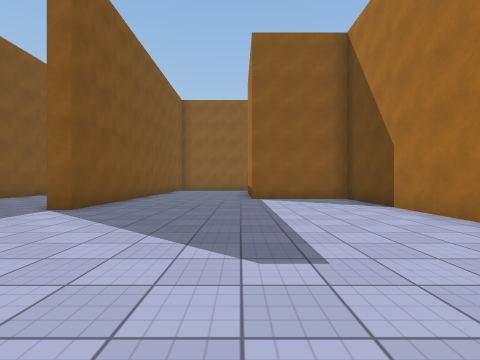
view 1 (above)

17 first-person views from a walk through a scene from a Unity 3-D project. The camera is 1.2 m above the floor, looks level and sees 85° across. The floor is counted in squares, 2 m on a side. Each view is taken from the middle of a square. On the plan, view 1 faces up. The plan holds only what a view shows up to about 9 squares ahead; the rest is blank. The place goes on beyond the plan. The player is left out. Surface patterns are stand-ins for the level's own textures.

view 2
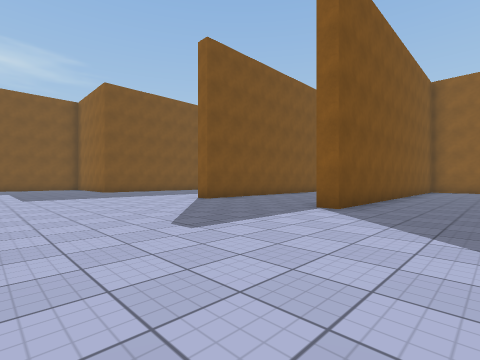

view 3
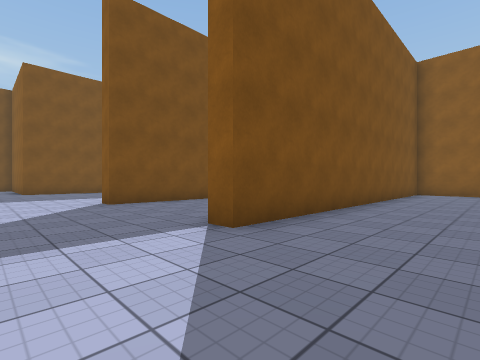

view 4
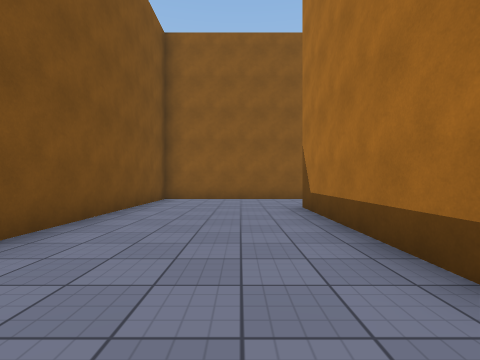

view 5
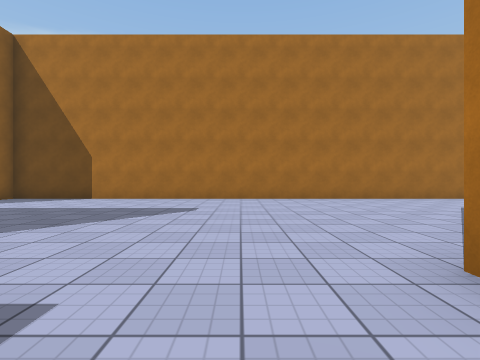

view 6
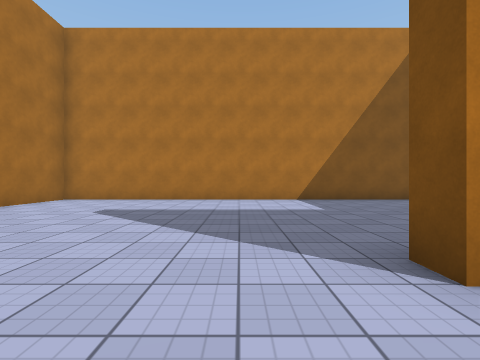

view 7
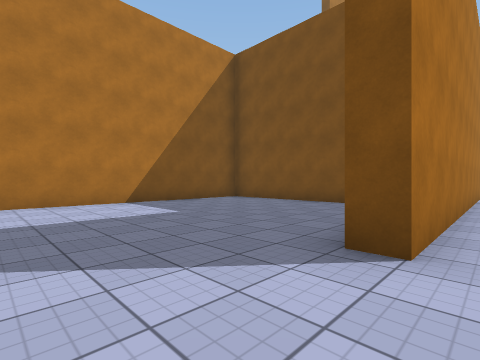

view 8
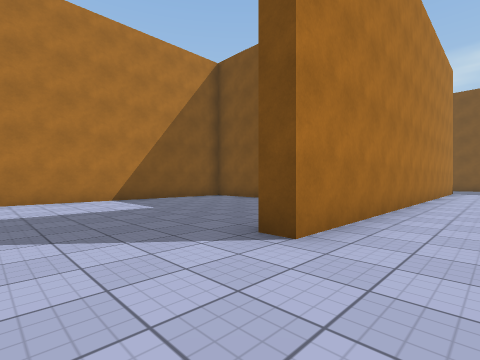

view 9
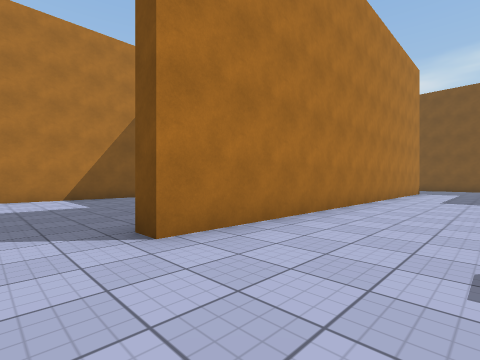

view 10
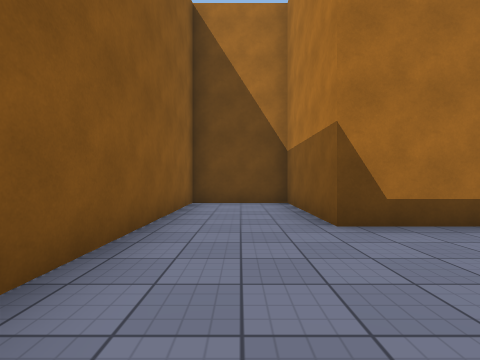

view 11
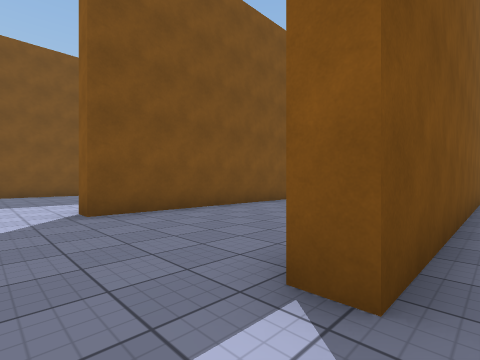

view 12
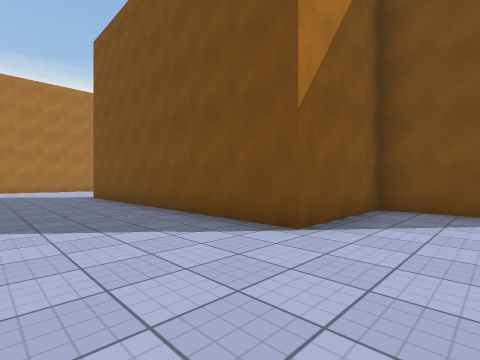

view 13
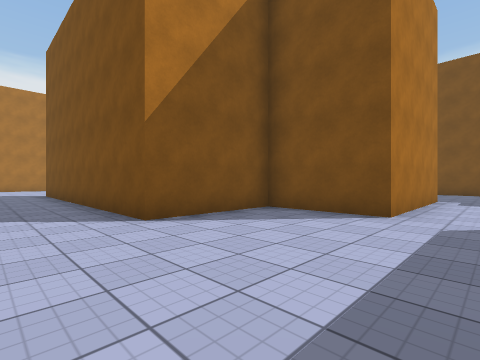

view 14
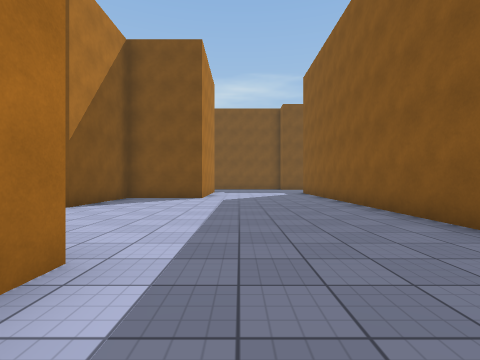

view 15
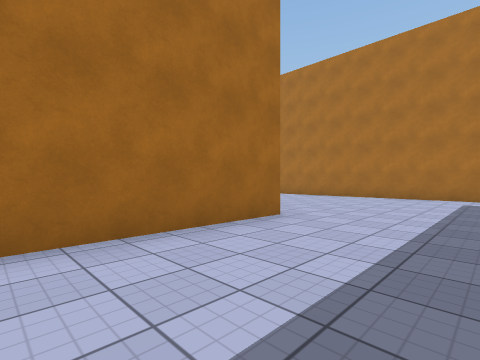

view 16
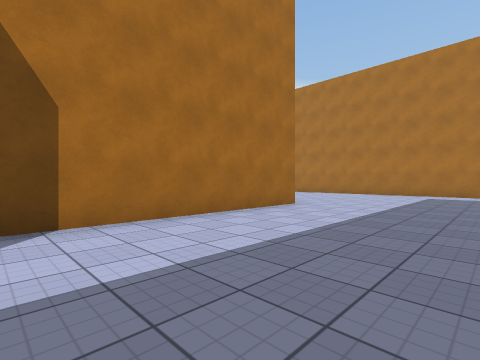

view 17
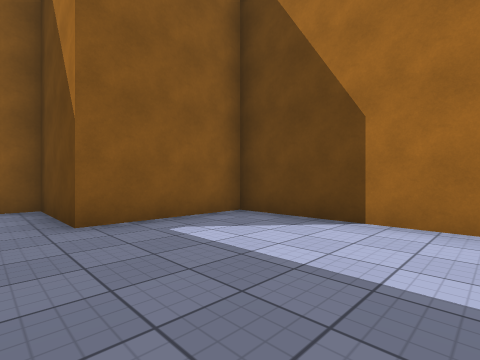

### Floor plan
Points are (right, up) in squares from view 1. A wall is a line through its corners. A room is listed if a view was taken in it or the views show most of it. See-through windows are left out.
Room 1 (views 1, 2, 3, 4, 5, 6, 7, 8, 9, 10, 11, 15, 16, 17)
walls: (-7.8, 5.3) (-8.3, 5.3) (-8.3, 12.7) (-11.1, 12.7) (-11.1, 15.2) (-11.8, 15.2); (0.4, 8.5) (0.4, 12.7) (3.9, 12.7) (3.9, 15.2) (-3.4, 15.2) (-3.4, 5.3) (-3.9, 5.3); (-7.8, -2.9) (-7.8, -6); (-12.4, -0.5) (-3.4, -0.5) (-3.4, -1); (-7.2, -7) (3.4, -7) (3.4, 8.2) (0.4, 8.2)
ways out: opening at (-6, 5.7) to room 2
Room 2 (views 12, 13, 14)
walls: (-3.9, 15.8) (-3.3, 15.8); (-5.1, 19.9) (-11, 19.9); (-12.5, 15.8) (-10.7, 15.8) (-10.7, 13.3) (-7.8, 13.3) (-7.8, 5.3)
ways out: opening at (-6, 5.7) to room 1

Positions as (right, up) in squares from view 1, and headings:
1: (0, 0), facing up
2: (-1, 0), facing up-left
3: (-1, 3), facing up-left
4: (-1, 7), facing up
5: (-5, 1), facing right
6: (-2, 1), facing down
7: (-1, 0), facing down-left
8: (-1, 1), facing down-left
9: (-2, 2), facing down-left
10: (-3, 14), facing right
11: (-3, 4), facing up-left
12: (-5, 15), facing down-left
13: (-6, 17), facing down-left
14: (-2, 17), facing left
15: (-11, 9), facing down-right
16: (-12, 11), facing down-right
17: (-12, 9), facing up-right
